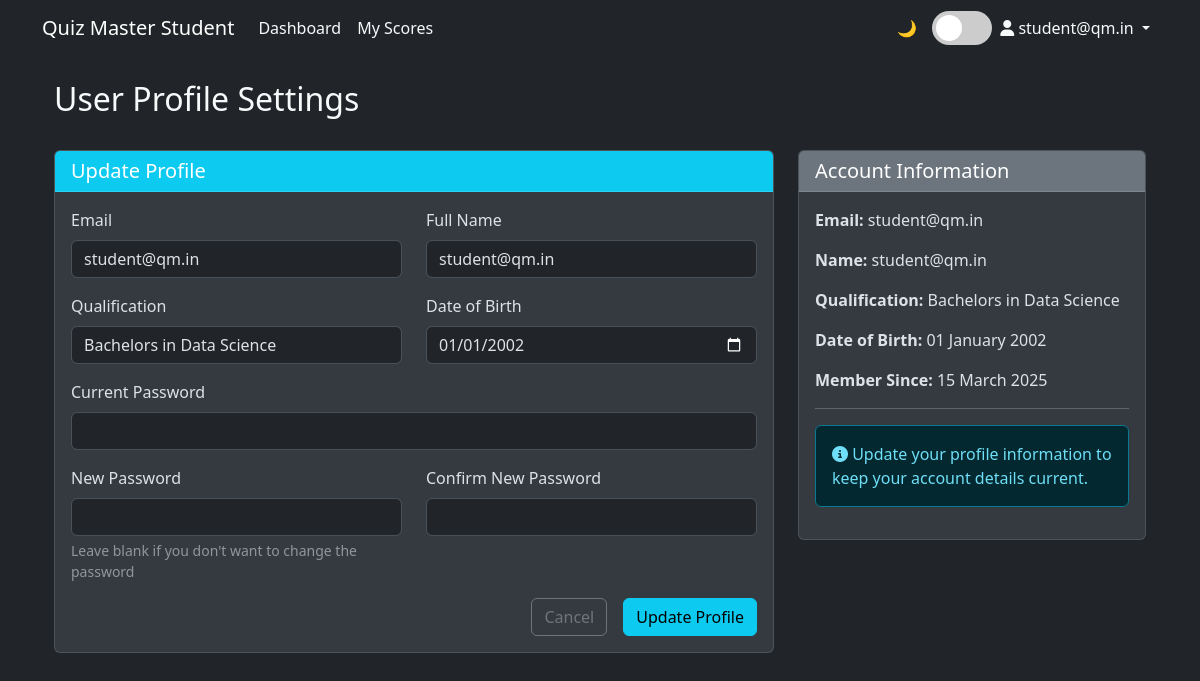
The page /user/settings (signed in) on the database its author committed.
### models.py (models this page shows)
class User(UserMixin, db.Model):
    __tablename__ = 'user'
    id = db.Column(db.Integer, primary_key=True)
    email = db.Column(db.String(120), unique=True, nullable=False)
    password = db.Column(db.String(256), nullable=False)
    full_name = db.Column(db.String(100), nullable=False)
    qualification = db.Column(db.String(100), nullable=False)
    dob = db.Column(db.Date, nullable=False)
    created_at = db.Column(db.DateTime, default=get_ist_time)
    scores = db.relationship('Score', backref='user', lazy=True)

### routes.py (the view, shortened to what this page needs)
@app.route('/user/settings', methods=['GET', 'POST'])
@login_required
def user_settings():
    if isinstance(current_user, Admin):
        return redirect(url_for('admin_dashboard'))
    form = UserProfileForm()
    if request.method == 'GET':
        form.email.data = current_user.email
        form.full_name.data = current_user.full_name
        form.qualification.data = current_user.qualification
        form.dob.data = current_user.dob
    return render_template('user/settings.html', form=form)

### forms.py
class UserProfileForm(FlaskForm):
    email = StringField('Email', validators=[DataRequired(), Email()])
    full_name = StringField('Full Name', validators=[DataRequired()])
    qualification = StringField('Qualification')
    dob = DateField('Date of Birth', format='%Y-%m-%d', validators=[Optional()])
    current_password = PasswordField('Current Password', validators=[DataRequired()])
    new_password = PasswordField('New Password', validators=[Optional(), Length(min=6)])
    confirm_password = PasswordField('Confirm New Password', validators=[
        Optional(),
        EqualTo('new_password', message='Passwords must match')
    ])
    submit = SubmitField('Update Profile')

### routes.py (called while the page is built)
@login_manager.user_loader
@login_manager.user_loader
def load_user(user_id):
    try:
        user_type = session.get('user_type')
        if user_type == 'admin':
            return Admin.query.get(int(user_id))
        else:
            return User.query.get(int(user_id))
    except Exception as e:
        logging.error(f"Error in load_user: {str(e)}")
        return None

### templates/user/settings.html (shortened to what this page needs)
{% extends "user/base_user.html" %}
{% block content %}
<div class="container">
    <div class="row mb-4">
        <div class="col">
            <h2>User Profile Settings</h2>
        </div>
    </div>
    <div class="row">
        <div class="col-md-8">
            <div class="card">
                <div class="card-header bg-info text-white">
                    <h5 class="mb-0">Update Profile</h5>
                </div>
                <div class="card-body">
                    <form method="POST">
                        <div class="row">
                            <div class="col-md-6 mb-3">
                                {{ form.email.label(class="form-label") }}
                                {{ form.email(class="form-control") }}
                            </div>
                            <div class="col-md-6 mb-3">
                                {{ form.full_name.label(class="form-label") }}
                                {{ form.full_name(class="form-control") }}
                            </div>
                        </div>
                        <div class="row">
                            <div class="col-md-6 mb-3">
                                {{ form.qualification.label(class="form-label") }}
                                {{ form.qualification(class="form-control") }}
                            </div>
                            <div class="col-md-6 mb-3">
                                {{ form.dob.label(class="form-label") }}
                                {{ form.dob(class="form-control", type="date") }}
                            </div>
                        </div>
                        <div class="mb-3">
                            {{ form.current_password.label(class="form-label") }}
                            {{ form.current_password(class="form-control") }}
                        </div>
                        <div class="row">
                            <div class="col-md-6 mb-3">
                                {{ form.new_password.label(class="form-label") }}
                                {{ form.new_password(class="form-control") }}
                                <div class="form-text">Leave blank if you don't want to change the password</div>
                            </div>
                            <div class="col-md-6 mb-3">
                                {{ form.confirm_password.label(class="form-label") }}
                                {{ form.confirm_password(class="form-control") }}
                            </div>
                        </div>
                        <div class="d-grid gap-2 d-md-flex justify-content-md-end">
                            <a href="{{ url_for('user_dashboard') }}" class="btn btn-outline-secondary me-md-2">Cancel</a>
                            <button type="submit" class="btn btn-info">Update Profile</button>
                        </div>
                    </form>
                </div>
            </div>
        </div>
        <div class="col-md-4">
            <div class="card">
                <div class="card-header bg-secondary text-white">
                    <h5 class="mb-0">Account Information</h5>
                </div>
                <div class="card-body">
                    <p><strong>Email:</strong> {{ current_user.email }}</p>
                    <p><strong>Name:</strong> {{ current_user.full_name }}</p>
                    <p><strong>Qualification:</strong> {{ current_user.qualification }}</p>
                    <p><strong>Date of Birth:</strong> {{ current_user.dob.strftime('%d %B %Y') if current_user.dob else 'Not set' }}</p>
                    <p><strong>Member Since:</strong> {{ current_user.created_at.strftime('%d %B %Y') if current_user.created_at else 'Unknown' }}</p>
                    <hr>
                    <div class="alert alert-info">
                        <i class="fas fa-info-circle"></i> Update your profile information to keep your account details current.
                    </div>
                </div>
            </div>
        </div>
    </div>
</div>
{% endblock %}

### templates/user/base_user.html (shortened to what this page needs)
<!DOCTYPE html>
<html lang="en" data-bs-theme="dark" id="html-element">
<head>
    <link rel="stylesheet" href="https://cdn.jsdelivr.net/npm/bootstrap@5.3.0/dist/css/bootstrap.min.css">
    <link rel="stylesheet" href="https://cdnjs.cloudflare.com/ajax/libs/font-awesome/6.4.2/css/all.min.css">
    <link href="{{ url_for('static', filename='css/quiz.css') }}" rel="stylesheet">
</head>
<body>
    <nav class="navbar navbar-expand-lg" id="main-navbar">
        <div class="container">
            <a class="navbar-brand" href="{{ url_for('user_dashboard') }}">Quiz Master Student</a>
            <div class="collapse navbar-collapse" id="navbarNav">
                <ul class="navbar-nav">
                    <li class="nav-item">
                        <a class="nav-link" href="{{ url_for('user_dashboard') }}">Dashboard</a>
                    </li>
                    <li class="nav-item">
                        <a class="nav-link" href="#">My Scores</a>
                    </li>
                </ul>
                <ul class="navbar-nav ms-auto">
                    <li class="nav-item d-flex align-items-center">
                        <span class="theme-icon" id="theme-icon">🌙</span>
                        <label class="theme-switch">
                            <span class="slider"></span>
                        </label>
                    </li>
                    <li class="nav-item dropdown">
                        <a class="nav-link dropdown-toggle" href="#" id="userDropdown" role="button" data-bs-toggle="dropdown" aria-expanded="false">
                            <i class="fas fa-user"></i> {{ current_user.full_name }}
                        </a>
                    </li>
                </ul>
            </div>
        </div>
    </nav>
    <div class="container mt-4">
        {% block content %}{% endblock %}
    </div>
</body>
</html>

### templates/user/base_user.html (style rules this page uses)
:root { --bs-primary-rgb: 13, 110, 253; --bs-secondary-rgb: 108, 117, 125; --bs-success-rgb: 25, 135, 84; --bs-info-rgb: 13, 202, 240; --bs-warning-rgb: 255, 193, 7; --bs-danger-rgb: 220, 53, 69; --bs-light-rgb: 248, 249, 250; --bs-dark-rgb: 33, 37, 41; }
[data-bs-theme="dark"] { --bs-body-color: #dee2e6; --bs-body-bg: #212529; --bs-tertiary-bg-rgb: 52, 58, 64; }
[data-bs-theme="dark"] .card { --bs-card-border-color: rgba(255, 255, 255, 0.125); }
:root { --light-text: #212529; --dark-text: #f8f9fa; --light-bg: #ffffff; --dark-bg: #212529; --light-card-bg: #f8f9fa; --dark-card-bg: #343a40; }
[data-bs-theme="dark"] { --text-color: var(--dark-text); --bg-color: var(--dark-bg); --card-bg: var(--dark-card-bg); }
body { color: var(--text-color); background-color: var(--bg-color); transition: all 0.3s ease; }
.card { background-color: var(--card-bg); }
.text-auto-contrast { color: var(--text-color) !important; }
.theme-switch { position: relative; display: inline-block; width: 60px; height: 34px; margin-left: 10px; }
.slider { position: absolute; cursor: pointer; top: 0; left: 0; right: 0; bottom: 0; background-color: #ccc; transition: .4s; border-radius: 34px; }
.slider:before { position: absolute; content: ""; height: 26px; width: 26px; left: 4px; bottom: 4px; background-color: white; transition: .4s; border-radius: 50%; }
.theme-icon { margin-right: 5px; }

### rows shown on the page
User: full_name "student@qm.in", email "student@qm.in", qualification "Bachelors in Data Science", dob "01/01/2002", dob "01 January 2002", created_at "15 March 2025"
